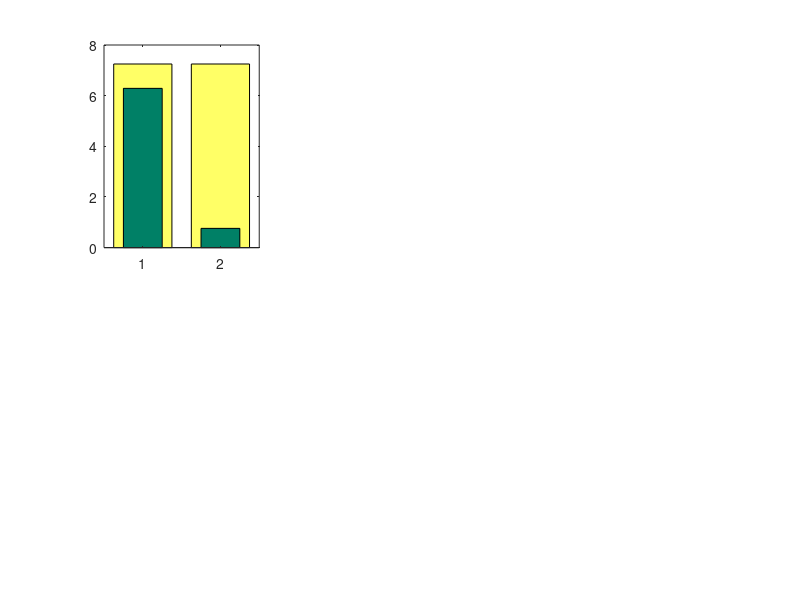

This figure's MATLAB source: (Note: this script raises an error after producing the figure.)
clear all;

% which plots
con_vals = 1;
calcium_vals = 1;
kidney_vals = 1;
kidney_impact_vals = 0;
D3_vals = 1;
gut_vals = 1;
PTH_vals = 1;
bone_vals = 1;


% load SS
SS1dat = load('./SSbest/12-May-2023_calcium_mod_SS_sexORrep-female_notes-newfemale.mat');
vals1 = SS1dat.valsSS;
SS1 = SS1dat.SS;
lab1 = 'SS1';

SS2dat = load('./SS/15-May-2023_calcium_mod_SS_sexORrep-female_notes-kconvmin=lact.mat');
vals2 = SS2dat.valsSS;
SS2 = SS2dat.SS;
lab2 = 'SS2';

% get param vals
for ii = 1:length(SS1dat.param_names)
    assign_name = strcat(SS1dat.param_names{ii}, '_1');
    assignin('base', assign_name, SS1dat.params(ii));
end

for ii = 1:length(SS2dat.param_names)
    assign_name = strcat(SS2dat.param_names{ii}, '_2');
    assignin('base', assign_name, SS2dat.params(ii));
end

% figure specs
w1 = 0.75; w2 = 0.5;
cvals = summer(4);
c1 = cvals(4,:);
c2 = cvals(1,:);
ce = 'black'; % error bar color


if con_vals
    % optimal concentrations for PTHp, Cap, D3p
    % male range
    opt_male = [1.5 7.25 13; % PTHp
                1.1 1.2 1.3; % Cap
                80 165 250]; % D3p

    % female range
    opt_female =[opt_male(1,:)*1.0; % PTHp
                opt_male(2,:)*1.0;  % Cap
                opt_male(3,:)*0.6]; % D3p

    % preg range
    opt_preg  = [opt_female(1,:)*1.8; % PTHp 
                opt_female(2,:)*1.0;  % Cap
                opt_female(3,:)*3.0]; % D3p

    % lact range
    opt_lact  = [opt_female(1,:)*1.8; % PTHp
            opt_female(2,:)*1.0;  % Cap
            opt_female(3,:)*3.5]; % D3p
    
    if strcmp(SS1dat.sexORrep, 'male')
        opt1 = opt_male;
    elseif strcmp(SS1dat.sexORrep, 'female')
        opt1 = opt_female;
    elseif strcmp(SS1dat.sexORrep, 'preg')
        opt1 = opt_preg; 
    elseif strcmp(SS1dat.sexORrep, 'lact')
        opt1 = opt_lact;
    end
    if strcmp(SS2dat.sexORrep, 'male')
        opt2 = opt_male;
    elseif strcmp(SS2dat.sexORrep, 'female')
        opt2 = opt_female;
    elseif strcmp(SS2dat.sexORrep, 'preg')
        opt2 = opt_preg; 
    elseif strcmp(SS2dat.sexORrep, 'lact')
        opt2 = opt_lact;
    end


    figure(1)
    clf
    x = [1, 2];
    nrows = 2;ncols=3;
    subplot(nrows,ncols,1)
    bar(x, [opt1(1,2) opt2(1,2)], w1, 'facecolor',c1)
    hold on
    bar(x, [SS1(2)/Vp_1 SS2(2)/Vp_2],w2,'facecolor',c2)
    errorbar(1, opt1(1,2),opt1(1,2)-opt1(1,1),opt1(1,3)-opt1(1,2),'color',ce)
    errorbar(2, opt2(1,2),opt2(1,2)-opt2(1,1),opt2(1,3)-opt2(1,2),'color',ce)
    xlabel('[PTH]_p')
    ylabel('pmol/L')
    title('PTH plasma concentration')
    xticklabels({lab1, lab2})
    grid on

    subplot(nrows,ncols,2)
    bar(x, [opt1(2,2) opt2(2,2)], w1, 'facecolor',c1)
    hold on
    bar(x, [SS1(3)/Vp_1 SS2(3)/Vp_2],w2,'facecolor',c2)
    errorbar(1, opt1(2,2),opt1(2,2)-opt1(2,1),opt1(2,3)-opt1(2,2),'color',ce)
    errorbar(2, opt2(2,2),opt2(2,2)-opt2(2,1),opt2(2,3)-opt2(2,2),'color',ce)
    xlabel('[Ca^{2+}]_p')
    ylabel('mmol/L')
    title('Ca^{2+} plasma concentration')
    xticklabels({lab1, lab2})
    grid on

    subplot(nrows,ncols,3)
    bar(x, [opt1(3,2) opt2(3,2)], w1, 'facecolor',c1)
    hold on
    bar(x, [SS1(4)/Vp_1 SS2(4)/Vp_2],w2,'facecolor',c2)
    errorbar(1, opt1(3,2),opt1(3,2)-opt1(3,1),opt1(3,3)-opt1(3,2),'color',ce)
    errorbar(2, opt2(3,2),opt2(3,2)-opt2(3,1),opt2(3,3)-opt2(3,2),'color',ce)
    xlabel('[1,25(OH)_2D_3]_p')
    ylabel('pmol/L')
    title('1,25(OH)_2D_3 plasma concentration')
    xticklabels({lab1, lab2})
    grid on

    subplot(nrows,ncols,4)
    bar(x, [SS1(1) SS2(1)],w2,'facecolor',c2)
    xlabel('PTH_g')
    ylabel('pmol')
    title('PTH gland pool')
    xticklabels({lab1, lab2})
    grid on

    subplot(nrows,ncols,5)
    bar(x, [SS1(5) SS2(5)],w2,'facecolor',c2)
    xlabel('NCa_f')
    ylabel('mmol')
    title('Fast bone pool')
    xticklabels({lab1, lab2})
    grid on

    subplot(nrows,ncols,6)
    bar(x, [SS1(6) SS2(6)],w2,'facecolor',c2)
    xlabel('NCa_s')
    ylabel('mmol')
    title('Slow bone pool')
    xticklabels({lab1, lab2})
    grid on

    sgtitle('Concentrations and variable values')

    fprintf('final steady states \n')
    fprintf('           SS1       SS2\n')
    fprintf('PTHg:      %0.3f     %0.3f\n', SS1(1), SS2(1))
    fprintf('PTHp_con:  %0.3f      %0.3f\n', SS1(2)/Vp_1, SS2(2)/Vp_2)
    fprintf('Cap_con:   %0.3f      %0.3f\n', SS1(3)/Vp_1, SS2(3)/Vp_2)
    fprintf('D3p_con:   %0.3f    %0.3f\n', SS1(4)/Vp_1, SS2(4)/Vp_2)
    fprintf('NCaf:      %0.3f      %0.3f\n', SS1(5), SS2(5))
    fprintf('NCas:      %0.3f    %0.3f\n', SS1(6), SS2(6))
end

if calcium_vals
    figure(2)
    clf
    x = [1, 2];
    nrows = 2;ncols=3;
    subplot(nrows,ncols,1)
    bar(x,[vals1.Gut_absorption,vals2.Gut_absorption],w1,'facecolor',c1)
    ylabel('Gut\_absorption')
    title('Gut absorption')
    xticklabels({lab1, lab2})
    grid on
    
    subplot(nrows,ncols,2)
    bar(x,[vals1.Bone_resorption,vals2.Bone_resorption],w1,'facecolor',c1)
    ylabel('Bone\_resorption')
    title('Bone resorption')
    xticklabels({lab1, lab2})
    grid on
    
    subplot(nrows,ncols,3)
    bar(x,[vals1.FastPool_to_Plasma,vals2.FastPool_to_Plasma],w1,'facecolor',c1)
    ylabel('FastPool\_to\_Plasma')
    xticklabels({lab1, lab2})
    title('Fast Pool to Plasma')
    grid on
    
    subplot(nrows,ncols,4)
    bar(x,[vals1.Plasma_to_FastPool,vals2.Plasma_to_FastPool],w1,'facecolor',c1)
    ylabel('Plasma\_to\_FastPool')
    xticklabels({lab1, lab2})
    title('Plasma to Fast Pool')
    grid on
    
    subplot(nrows,ncols,5)
    bar(x,[vals1.Urine_excretion,vals2.Urine_excretion],w1,'facecolor',c1)
    ylabel('Urine\_excretion')
    xticklabels({lab1, lab2})
    title('Urine excretion')
    grid on

    sgtitle('Calcium fluxes')

end

if kidney_vals
    fprintf('Renal calcium transport values \n')
    fprintf('                    SS1                SS2   \n')
    fprintf('Renal filtration:   %0.3d        %0.3d  \n', vals1.Renal_filtration, vals2.Renal_filtration)
    fprintf('PT frac reab:       %0.3f            %0.3f\n',vals1.Lambda_PT,vals2.Lambda_PT)
    fprintf('TAL frac reab:      %0.3f            %0.3f\n', vals1.Lambda_TAL,vals2.Lambda_TAL)
    fprintf('DT frac reab:       %0.3f            %0.3f\n', vals1.Lambda_DCT,vals2.Lambda_DCT)
    fprintf('Renal frac reab:    %0.3f            %0.3f \n', vals1.Renal_frac_reab, vals2.Renal_frac_reab)
    fprintf('Urine excretion:    %0.3d        %0.3d\n', vals1.Urine_excretion, vals2.Urine_excretion)

    GFRmale = 2.0e-3;
    LambdaPT0_male = 0.66; deltaPTmax_male = 0.035;
    LambdaTAL0_male = 0.185; deltaTALmax_male = 0.015;
    LambdaDCT0_male = 0.095; deltaDCTmax_male = 0.015;
    opt_male = [0.97 0.99 1.00; % frac renal reab
                1.2*GFRmale*0.005 1.2*GFRmale*0.0175 1.2*GFRmale*0.03;% urinary excretion ([Ca]_p*GFR*(1 - Frac_reab))
                LambdaPT0_male, LambdaPT0_male + deltaPTmax_male*0.75,LambdaPT0_male + deltaPTmax_male; % PT reabsorption
                LambdaTAL0_male, LambdaTAL0_male + deltaTALmax_male*0.75, LambdaTAL0_male + deltaTALmax_male;% TAL reabsorption
                LambdaDCT0_male, LambdaDCT0_male + deltaDCTmax_male*0.75, LambdaDCT0_male + deltaDCTmax_male]; % DT reabsorpton
                

    opt_female= [opt_male(1,:)*1.0; % frac reab
                opt_male(2,:)*0.75;% urine
                opt_male(3,:)*0.9; % PT frac reab
                opt_male(4,:)*1.175; % TAL frac reab
                opt_male(5,:)*1.3]; % DT frac reab
    
    opt_preg = [opt_female(1,:)*1.0; % frac reab
                opt_female(2,:)*1.7;% urine
                opt_female(3,:)*1.0; % PT frac reab
                opt_female(4,:)*1.0; % TAL frac reab
                opt_female(5,:)*1.0]; % DT frac reab

    opt_lact = [opt_female(1,:)*1.0; % frac reab
                opt_female(2,:)*1.0;% urine
                opt_female(3,:)*1.0; % PT frac reab
                opt_female(4,:)*1.0; % TAL frac reab
                opt_female(5,:)*1.0]; % DT frac reab

    if strcmp(SS1dat.sexORrep, 'male')
        opt1 = opt_male;
    elseif strcmp(SS1dat.sexORrep, 'female')
        opt1 = opt_female;
    elseif strcmp(SS1dat.sexORrep, 'preg')
        opt1 = opt_preg; 
    elseif strcmp(SS1dat.sexORrep, 'lact')
        opt1 = opt_lact;
    end
    if strcmp(SS2dat.sexORrep, 'male')
        opt2 = opt_male;
    elseif strcmp(SS2dat.sexORrep, 'female')
        opt2 = opt_female;
    elseif strcmp(SS2dat.sexORrep, 'preg')
        opt2 = opt_preg; 
    elseif strcmp(SS2dat.sexORrep, 'lact')
        opt2 = opt_lact;
    end

    figure(3)
    clf
    nrows = 2; ncols = 3;
    subplot(nrows,ncols,1)
    x = [1,2];
    bar(x,[vals1.Renal_filtration, vals2.Renal_filtration],w2,'facecolor',c2)
    xticklabels({lab1,lab2})
    ylabel('Renal\_filtration')
    title('Renal filtration')
    grid on

    subplot(nrows,ncols,2)
    bar(x,[opt1(3,2), opt2(3,2)],w1,'facecolor',c1)
    hold on
    bar(x,[vals1.Lambda_PT, vals2.Lambda_PT],w2,'facecolor',c2)
    errorbar(1,opt1(3,2),opt1(3,2)-opt1(3,1), opt1(3,3)-opt1(3,2),'color',ce);
    errorbar(2,opt2(3,2),opt2(3,2)-opt2(3,1), opt2(3,3)-opt2(3,2),'color',ce)
    xticklabels({lab1,lab2})
    ylabel('Lambda\_PT')
    title('Fractional PT reabsorption')
    ylim([0 0.7])
    grid on

    subplot(nrows,ncols,3)
    bar(x,[opt1(4,2), opt2(4,2)],w1,'facecolor',c1)
    hold on
    bar(x,[vals1.Lambda_TAL,vals2.Lambda_TAL],w2,'facecolor',c2)
    errorbar(1,opt1(4,2),opt1(4,2)-opt1(4,1), opt1(4,3)-opt1(4,2),'color',ce)
    errorbar(2,opt2(4,2),opt2(4,2)-opt2(4,1), opt2(4,3)-opt2(4,2),'color',ce)
    xticklabels({lab1,lab2})
    ylabel('Lambda\_TAL')
    title('Fractional TAL reabsorption')
    grid on

    subplot(nrows,ncols,4)
    bar(x,[opt1(5,2), opt2(5,2)],w1,'facecolor',c1)
    hold on
    bar(x,[vals1.Lambda_DCT, vals2.Lambda_DCT],w2,'facecolor',c2)
    errorbar(1,opt1(5,2),opt1(5,2)-opt1(5,1), opt1(5,3)-opt1(5,2),'color',ce)
    errorbar(2,opt2(5,2),opt2(5,2)-opt2(5,1), opt2(5,3)-opt2(5,2),'color',ce)
    xticklabels({lab1,lab2})
    ylabel('Lambda\_DCT')
    title('Fractional DT reabsorption')
    grid on

    subplot(nrows,ncols,5)
    bar(x,[opt1(1,2), opt2(1,2)],w1,'facecolor',c1)
    hold on
    bar(x,[vals1.Renal_frac_reab, vals2.Renal_frac_reab],w2,'facecolor',c2)
    errorbar(1,opt1(1,2),opt1(1,2)-opt1(1,1), opt1(1,3)-opt1(1,2),'color',ce);
    errorbar(2,opt2(1,2),opt2(1,2)-opt2(1,1), opt2(1,3)-opt2(1,2),'color',ce)
    xticklabels({lab1,lab2})
    ylim([0.5 1.01])
    ylabel('Renal\_frac\_reab')
    title('Renal fractional reabsorption')
    grid on

    subplot(nrows,ncols,6)
    bar(x,[opt1(2,2),opt2(2,2)],w1,'facecolor',c1)
    hold on
    bar(x,[vals1.Urine_excretion, vals2.Urine_excretion],w2,'facecolor',c2)
    errorbar(1,opt1(2,2),opt1(2,2)-opt1(2,1), opt1(2,3)-opt1(2,2),'color',ce);
    errorbar(2,opt2(2,2),opt2(2,2)-opt2(2,1), opt2(2,3)-opt2(2,2),'color',ce)
    xticklabels({lab1,lab2})
    ylabel('Urine\_excretion')
    title('Urinary excretion')
    grid on

    sgtitle('Kidney segmental reabsorption')
end

if kidney_impact_vals
    figure(4)
    clf
    nrows = 2; ncols = 3;
    subplot(nrows,ncols,1)
    x = [1,2];
    bar(x,[vals1.delta_PT_PTH, vals2.delta_PT_PTH],w2,'facecolor',c2)
    xticklabels({lab1,lab2})
    ylabel('delta\_PT\_PTH')
    title('PTH impact on PT reab')
    grid on

    subplot(nrows,ncols,2)
    bar(x,[vals1.delta_TAL_Ca, vals2.delta_TAL_Ca],w2,'facecolor',c2)
    xticklabels({lab1,lab2})
    ylabel('delta\_TAL\_Ca')
    title('Ca impact on TAL reab')
    grid on

    subplot(nrows,ncols,3)
    bar(x,[vals1.delta_TAL_PTH,vals2.delta_TAL_PTH],w2,'facecolor',c2)
    xticklabels({lab1,lab2})
    ylabel('delta\_TAL\_PTH')
    title('PTH impact on TAL reab')
    grid on

    subplot(nrows,ncols,4)
    bar(x,[vals1.delta_DCT_PTH, vals2.delta_DCT_PTH],w2,'facecolor',c2)
    xticklabels({lab1,lab2})
    ylabel('delta\_DCT\_PTH')
    title('PTH impact on DT reab')
    grid on

    subplot(nrows,ncols,5)
    bar(x,[vals1.delta_DCT_D3, vals2.delta_DCT_D3],w2,'facecolor',c2)
    xticklabels({lab1,lab2})
    ylabel('delta\_DCT\_D3')
    title('D3 impact on DT reab')
    grid on
    
    sgtitle('Kidney impact vals')

end

if gut_vals
    frac_gut_abs_opt_male = [0.4 0.5 0.6];
    frac_gut_abs_opt_female = frac_gut_abs_opt_male * 1.3;
    frac_gut_abs_opt_preg   = frac_gut_abs_opt_female * 1.3;
    frac_gut_abs_opt_lact   = frac_gut_abs_opt_female * 1.3; % TO DO

    if strcmp(SS1dat.sexORrep, 'male')
        opt1 = frac_gut_abs_opt_male;
    elseif strcmp(SS1dat.sexORrep, 'female')
        opt1 = frac_gut_abs_opt_female;
    elseif strcmp(SS1dat.sexORrep, 'preg')
        opt1 = frac_gut_abs_opt_preg; 
    elseif strcmp(SS1dat.sexORrep, 'lact')
        opt1 = frac_gut_abs_opt_lact;
    end
    if strcmp(SS2dat.sexORrep, 'male')
        opt2 = frac_gut_abs_opt_male;
    elseif strcmp(SS2dat.sexORrep, 'female')
        opt2 = frac_gut_abs_opt_female;
    elseif strcmp(SS2dat.sexORrep, 'preg')
        opt2 = frac_gut_abs_opt_preg; 
    elseif strcmp(SS2dat.sexORrep,'lact')
        opt2 = frac_gut_abs_opt_lact;
    end

    fprintf('\n Gut SS vals \n')
    fprintf('                SS1          SS2 \n')
    fprintf('Frac gut abs:   %0.3f        %0.3f \n', vals1.Gut_frac_absorption, vals2.Gut_frac_absorption)
    fprintf('Net gut abs:    %0.3d    %0.3d \n', vals1.Gut_absorption, vals2.Gut_absorption)

    figure(5)
    clf
    nrows = 1; ncols = 3;
    subplot(nrows,ncols,1)
    x = [1,2];
    bar(x,[vals1.Gut_impact_D3, vals2.Gut_impact_D3],w2,'facecolor',c2)
    xticklabels({lab1,lab2})
    ylabel('Gut\_impact\_D3')
    title('D3 impact on gut absorption')
    grid on

    subplot(nrows,ncols,2)
    bar(x,[opt1(2) opt2(2)], w1, 'facecolor', c1)
    hold on
    bar(x,[vals1.Gut_frac_absorption, vals2.Gut_frac_absorption],w2,'facecolor',c2)
    errorbar(1, opt1(2), opt1(2)-opt1(1), opt1(3)-opt1(2),'color',ce);
    errorbar(2, opt2(2), opt2(2)-opt2(1),opt2(3)-opt2(2),'color',ce)
    xticklabels({lab1,lab2})
    ylabel('Gut\_frac\_absorption')
    title('Fractional gut absorption')
    grid on

    subplot(nrows,ncols,3)
    bar(x,[vals1.Gut_absorption,vals2.Gut_absorption],w2,'facecolor',c2)
    xticklabels({lab1,lab2})
    ylabel('Gut\_absorption')
    title('Net gut absorption')
    grid on
  
    sgtitle('Gut vals')
end

if D3_vals
    figure(6)
    clf
    nrows = 2;ncols=4;
    subplot(nrows,ncols,1)
    bar(x,[vals1.PTH_impact_D3,vals2.PTH_impact_D3],w1,'facecolor',c1)
    ylabel('PTH\_impact\_D3')
    title('PTH impact on D3 synthesis')
    xticklabels({lab1, lab2})
    grid on
    
    subplot(nrows,ncols,2)
    bar(x,[vals1.Ca_impact_D3,vals2.Ca_impact_D3],w1,'facecolor',c1)
    ylabel('Ca\_impact\_D3')
    title('Ca^{2+} impact on D3 synthesis')
    xticklabels({lab1, lab2})
    grid on
    
    subplot(nrows,ncols,3)
    bar(x,[vals1.D3_impact_D3,vals2.D3_impact_D3],w1,'facecolor',c1)
    ylabel('D3\_impact\_D3')
    xticklabels({lab1, lab2})
    title('D3 impact on D3 synthesis')
    grid on
    
    subplot(nrows,ncols,4)
    bar(x,[vals1.Rconv,vals2.Rconv],w1,'facecolor',c1)
    ylabel('Rconv')
    xticklabels({lab1, lab2})
    title('Rconv')
    grid on
    
    subplot(nrows,ncols,5)
    bar(x,[vals1.D3_synthesis,vals2.D3_synthesis],w1,'facecolor',c1)
    ylabel('D3\_synthesis')
    xticklabels({lab1, lab2})
    title('D3 synthesis')
    grid on

    subplot(nrows,ncols,6)
    bar(x,[vals1.PTH_impact_D3_degradation,vals2.PTH_impact_D3_degradation],w1,'facecolor',c1)
    ylabel('PTH\_impact\_D3\_degradation')
    xticklabels({lab1, lab2})
    title('PTH impact on D3 degradation')
    grid on


    subplot(nrows,ncols,7)
    bar(x,[vals1.D3_degradation,vals2.D3_degradation],w1,'facecolor',c1)
    ylabel('D3\_degradation')
    xticklabels({lab1, lab2})
    title('D3 degradation')
    grid on

    sgtitle('D3 values')

end

if PTH_vals
    fprintf('\n PTH SS vals \n')
    fprintf('                        SS1         SS2 \n')
    fprintf('nCanorm:                %0.3f       %0.3f \n',vals1.n_Ca_norm, vals2.n_Ca_norm)
    fprintf('CaSR_PTHg_regulation:   %0.3f       %0.3f \n', vals1.CaSR_PTHg_regulation, vals2.CaSR_PTHg_regulation)
    fprintf('FCa:                    %0.3d   %0.3d \n',vals1.F_Ca,vals2.F_Ca)
    fprintf('PTHg exocytosis:        %0.3f       %0.3f \n', vals1.PTHg_exocytosis, vals2.PTHg_exocytosis)

    figure(7)
    clf
    nrows = 2; ncols = 4;
    subplot(nrows,ncols,1)
    bar(x,[vals1.PTHg_prod_effect_D3, vals2.PTHg_prod_effect_D3], w2,'facecolor',c2)
    ylabel('PTH\_prod\_effect\_D3')
    xticklabels({lab1,lab2})
    title('D3 effect on PTH prod')
    grid on

    subplot(nrows,ncols,2)
    bar(x,[vals1.PTHg_synthesis, vals2.PTHg_synthesis],w2,'facecolor',c2)
    ylabel('PTHg\_synthesis')
    xticklabels({lab1, lab2})
    title('PTHg synthesis')
    grid on

    subplot(nrows,ncols,3)
    bar(x,[vals1.n_Ca_norm, vals2.n_Ca_norm],w2,'facecolor',c2)
    ylabel('nCa\_norm')
    xticklabels({lab1, lab2})
    title('nCa\_norm')
    grid on

    subplot(nrows,ncols,4)
    bar(x,[vals1.CaSR_PTHg_regulation, vals2.CaSR_PTHg_regulation],w2,'facecolor',c2)
    ylabel('CaSR\_PTHg\_regulation')
    xticklabels({lab1, lab2})
    title('CaSR regulation of PTHg')
    grid on


    subplot(nrows,ncols,5)
    bar(x,[vals1.F_Ca, vals2.F_Ca],w2,'facecolor',c2)
    ylabel('F\_Ca')
    xticklabels({lab1, lab2})
    title('F\_Ca')
    grid on

    subplot(nrows,ncols,6)
    bar(x,[vals1.PTHg_exocytosis, vals2.PTHg_exocytosis],w2,'facecolor',c2)
    ylabel('PTHg\_exocytosis')
    xticklabels({lab1, lab2})
    title('PTHg exocytosis')
    grid on

    subplot(nrows,ncols,7)
    bar(x,[vals1.PTHg_degradation, vals2.PTHg_degradation],w2,'facecolor',c2)
    ylabel('PTHg\_degradation')
    xticklabels({lab1, lab2})
    title('PTHg degradation')
    grid on


    sgtitle('PTH values')
end

if bone_vals

    fprintf('\n Bone SS vals \n')
    fprintf('                        SS1         SS2 \n')
    fprintf('Plasma_to_FastPool:     %0.3d     %0.3d \n',vals1.Plasma_to_FastPool, vals2.Plasma_to_FastPool)
    fprintf('FastPool_to_Plasma:     %0.3d     %0.3d \n', vals1.FastPool_to_Plasma, vals2.FastPool_to_Plasma)
    fprintf('Bone_accretion:         %0.3d     %0.3d \n',vals1.Bone_accretion,vals2.Bone_accretion)
    fprintf('Bone_resorption:        %0.3d     %0.3d \n', vals1.Bone_resorption, vals2.Bone_resorption)

    figure(8)
    clf
    nrows = 2; ncols = 2;
    subplot(nrows,ncols,1)
    bar(x,[vals1.Plasma_to_FastPool, vals2.Plasma_to_FastPool], w2,'facecolor',c2)
    ylabel('Plasma\_to\_FastPool')
    xticklabels({lab1,lab2})
    title('Plasma to FastPool')
    grid on

    subplot(nrows,ncols,2)
    bar(x,[vals1.FastPool_to_Plasma, vals2.FastPool_to_Plasma],w2,'facecolor',c2)
    ylabel('FastPool\_to\_Plasma')
    xticklabels({lab1, lab2})
    title('FastPool to Plasma')
    grid on

    subplot(nrows,ncols,3)
    bar(x,[vals1.Bone_accretion, vals2.Bone_accretion],w2,'facecolor',c2)
    ylabel('Bone\_accretion')
    xticklabels({lab1, lab2})
    title('Bone accretion')
    grid on

    subplot(nrows,ncols,4)
    bar(x,[vals1.Bone_resorption, vals2.Bone_resorption],w2,'facecolor',c2)
    ylabel('Bone\_resorption')
    xticklabels({lab1, lab2})
    title('Bone resorption')
    grid on

    sgtitle('Bone values')

end



